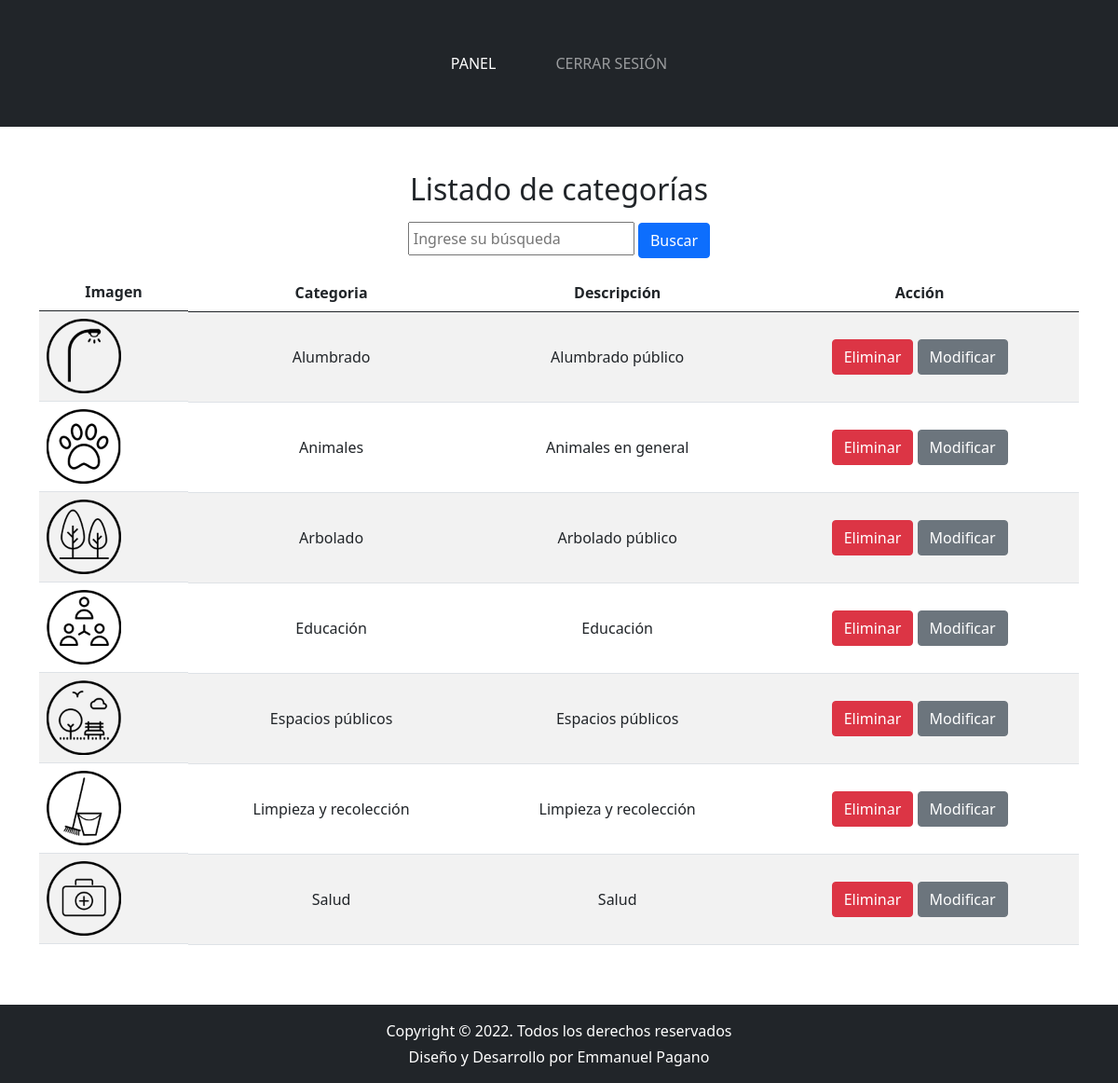
Page /adm/categorias/listar-categoria.php (signed in) on the committed database.
### tables this page shows
CREATE TABLE `categorias` (
  `idCategoria` int(11) NOT NULL,
  `categoria` varchar(250) NOT NULL,
  `descripcion` varchar(300) NOT NULL,
  `imgCategoria` varchar(300) NOT NULL
);

### adm/categorias/listar-categoria.php (the view, shortened to what this page needs)
<?php
include("../../include/conexion.php");
if($_SERVER['REQUEST_METHOD'] == 'GET' && !empty($_GET['busqueda'])){
    $busqueda = $_GET['busqueda'];
    $cmd = $conexion->prepare('SELECT * FROM categorias WHERE categoria LIKE :busqueda ORDER BY categoria;');
    $cmd->execute(array(':busqueda'=>'%'.$busqueda.'%'));
    $categorias = $cmd->fetchAll();
}else{
    $cmd = $conexion->prepare('SELECT * FROM categorias ORDER BY categoria');
    $cmd->execute();
    $categorias = $cmd->fetchAll();
}
?>
<?php include('../../include/header-adm.php'); ?>
<section class="listado-abm py-5">
    <div class="container">
        <h2 class="titulo-seccion text-center">Listado de categorías</h2>
        <div>
            <form action="listar-categoria.php" method="GET" class="mt-3">
                <div class="mb-3 text-center">
                    <input type="text" name="busqueda" placeholder='Ingrese su búsqueda' class="p-1" value="<?php echo (isset($busqueda)) ? $busqueda : '' ?>">
                    <button type="submit" class="btn btn-primary">Buscar</button>
                </div>
            </form>
        </div>
        <div class="table-responsive">
            <table class="table table-striped">
                <thead>
                    <tr>
                    <th scope="col" class="d-none d-md-block text-center">Imagen</th>
                    <th class="text-center" scope="col">Categoria</th>
                    <th class="text-center" scope="col">Descripción</th>
                    <th class="text-center" scope="col">Acción</th>
                    </tr>
                </thead>
                <tbody>
                    <?php
                    foreach ($categorias as $fila) {
                        echo '
                        <tr>
                        <td class="d-none d-md-block"><img src="../../img/'.$fila["imgCategoria"].'" alt=""></td>
                        <td class="text-center"><img src="../../img/'.$fila["imgCategoria"].'" style="max-width: 30px; display:block; margin:auto" class="d-md-none">'.$fila["categoria"].'</td>
                        <td class="text-center">'.$fila["descripcion"].'</td>
                        <td class="text-center">
                            <a href="baja-categoria.php?id='.$fila["idCategoria"].'" class="btn btn-danger">Eliminar</a>
                            <a href="modificar-categoria.php?id='.$fila["idCategoria"].'" class="btn btn-secondary">Modificar</a>
                        </td>
                        </tr>
                        ';
                    }
                    ?>
                </tbody>
            </table>
        </div>
    </div>
</section>
<?php include('../../include/footer-adm.php'); ?>

### css/style-adm.css (style rules this page uses)
.listado-abm td { vertical-align:middle }
.listado-abm td img { max-width:80px }

### rows in the picture
categorias: imgCategoria (picture), categoria "Alumbrado", descripcion "Alumbrado público"
categorias: imgCategoria (picture), categoria "Animales", descripcion "Animales en general"
categorias: imgCategoria (picture), categoria "Arbolado", descripcion "Arbolado público"
categorias: imgCategoria (picture), categoria "Educación", descripcion "Educación"
categorias: imgCategoria (picture), categoria "Espacios públicos", descripcion "Espacios públicos"
categorias: imgCategoria (picture), categoria "Limpieza y recolección", descripcion "Limpieza y recolección"
categorias: imgCategoria (picture), categoria "Salud", descripcion "Salud"
